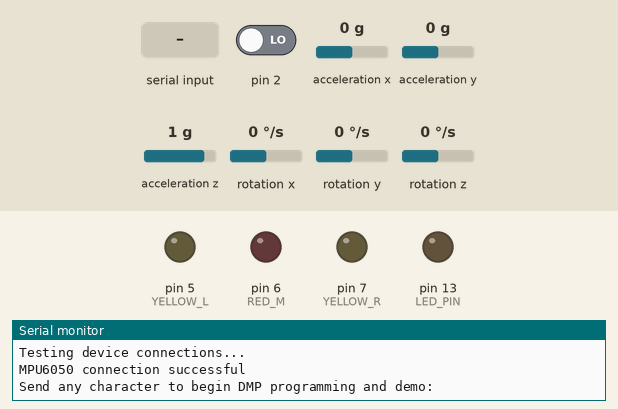
Simulated run of this sketch. Board: Arduino Uno, built with avr-gcc and run on an emulated ATmega328P. Parts: output pins drawn as LEDs (lit = HIGH), the last lines printed to the serial monitor. The test bench sets the inputs (shaded band); at power-on: acceleration y 0 g, acceleration x 0 g, pin 2 LOW, acceleration z 1 g, rotation x 0 °/s, rotation y 0 °/s, rotation z 0 °/s. The sensor or clock chip raises its interrupt line as the real part does.

Above: at 0.9 s.
1.0 s: "1" received over Serial
At 2.7 s:
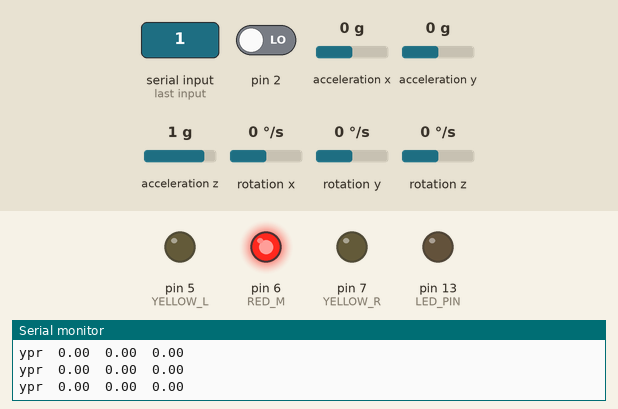
3.0 s: acceleration y set to 0.2 g
6.0 s: acceleration y set to 0.5 g
At 7.0 s:
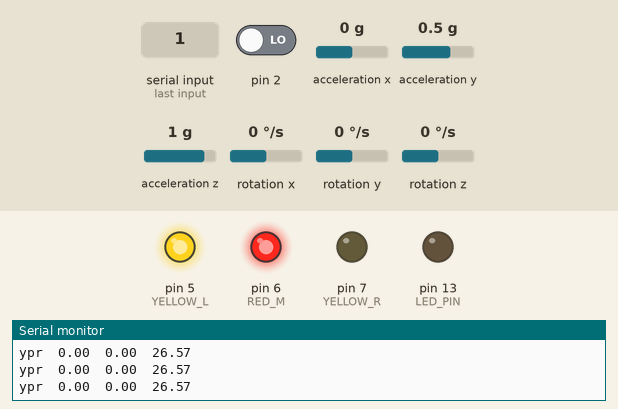
7.5 s: acceleration x set to 0.6 g
9.0 s: acceleration x set to 0.9 g
At 9.3 s:
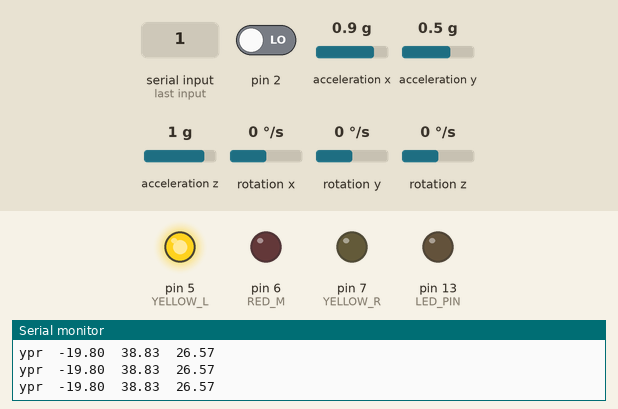
10.5 s: acceleration y set to -1.4 g
At 11.5 s:
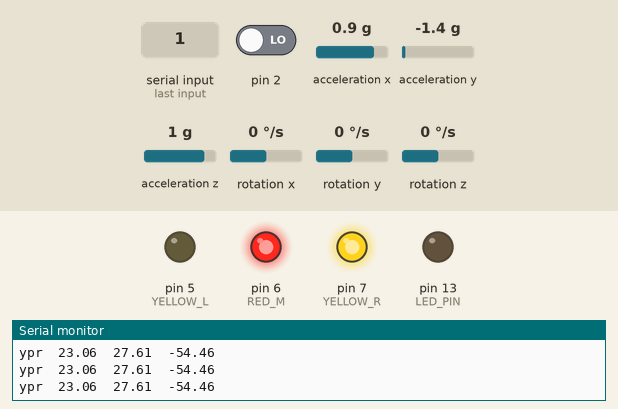
Timing chart, 0 to 13.0 s (numbered marks = the images above; inputs shaded):
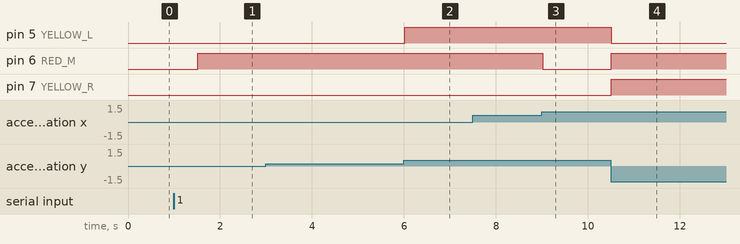

Measured:
- the behaviour switches between 0.3 and 0.4 g on acceleration y (found by bisection; images 1 and 2)
- the behaviour switches between 0.7 and 0.8 g on acceleration x (found by bisection; images 2 and 3)
- after the input at 1.0 s, pin 6 (RED_M): LOW → HIGH after 0.52 s
- after the input at 6.0 s, pin 5 (YELLOW_L): LOW → HIGH at once
- after the input at 9.0 s, pin 6 (RED_M): HIGH → LOW at once
- after the input at 10.5 s, pin 5 (YELLOW_L): HIGH → LOW at once; pin 6 (RED_M), pin 7 (YELLOW_R): LOW → HIGH at once

The sketch:

MPU6050HP.ino
```cpp
#include "I2Cdev.h"

#include "MPU6050_6Axis_MotionApps20.h"
// Arduino Wire library is required if I2Cdev I2CDEV_ARDUINO_WIRE implementation
// is used in I2Cdev.h
#if I2CDEV_IMPLEMENTATION == I2CDEV_ARDUINO_WIRE
	#include "Wire.h"
#endif

MPU6050 mpu;

#define YELLOW_R 7
#define YELLOW_L 5
#define RED_M	6
#define LED_PIN 13 // (Arduino is 13, Teensy is 11, Teensy++ is 6)
bool blinkState = false;

// MPU control/status vars
bool dmpReady = false;  // set true if DMP init was successful
uint8_t mpuIntStatus;   // holds actual interrupt status byte from MPU
uint8_t devStatus;      // return status after each device operation (0 = success, !0 = error)
uint16_t packetSize;    // expected DMP packet size (default is 42 bytes)
uint16_t fifoCount;     // count of all bytes currently in FIFO
uint8_t fifoBuffer[64]; // FIFO storage buffer

// orientation/motion vars
Quaternion q;           // [w, x, y, z]         quaternion container
VectorFloat gravity;    // [x, y, z]            gravity vector
float ypr[3];           // [yaw, pitch, roll]   yaw/pitch/roll container and gravity vector

volatile bool mpuInterrupt = false;     // indicates whether MPU interrupt pin has gone high
void dmpDataReady() {
	mpuInterrupt = true;
}

void setup() {
	// join I2C bus (I2Cdev library doesn't do this automatically)
#if I2CDEV_IMPLEMENTATION == I2CDEV_ARDUINO_WIRE
	Wire.begin();
	TWBR = 24; // 400kHz I2C clock (200kHz if CPU is 8MHz)
#elif I2CDEV_IMPLEMENTATION == I2CDEV_BUILTIN_FASTWIRE
	Fastwire::setup(400, true);
#endif

	// initialize serial communication
	// (115200 chosen because it is required for Teapot Demo output, but it's
	// really up to you depending on your project)
	Serial.begin(115200);
	while (!Serial); // wait for Leonardo enumeration, others continue immediately

	// initialize device
	Serial.println(F("Initializing I2C devices..."));
	mpu.initialize();

	// verify connection
	Serial.println(F("Testing device connections..."));
	Serial.println(mpu.testConnection() ? F("MPU6050 connection successful") : F("MPU6050 connection failed"));

	// wait for ready
	Serial.println(F("\nSend any character to begin DMP programming and demo: "));
	while (Serial.available() && Serial.read()); // empty buffer
	while (!Serial.available());                 // wait for data
	while (Serial.available() && Serial.read()); // empty buffer again

	// load and configure the DMP
	Serial.println(F("Initializing DMP..."));
	devStatus = mpu.dmpInitialize();

	// supply your own gyro offsets here, scaled for min sensitivity
	mpu.setXGyroOffset(220);
	mpu.setYGyroOffset(76);
	mpu.setZGyroOffset(-85);
	mpu.setZAccelOffset(1788); // 1688 factory default for my test chip

	// make sure it worked (returns 0 if so)
	if (devStatus == 0) {
		// turn on the DMP, now that it's ready
		Serial.println(F("Enabling DMP..."));
		mpu.setDMPEnabled(true);

		// enable Arduino interrupt detection
		Serial.println(F("Enabling interrupt detection (Arduino external interrupt 0)..."));
		attachInterrupt(0, dmpDataReady, RISING);
		mpuIntStatus = mpu.getIntStatus();

		// set our DMP Ready flag so the main loop() function knows it's okay to use it
		Serial.println(F("DMP ready! Waiting for first interrupt..."));
		dmpReady = true;

		// get expected DMP packet size for later comparison
		packetSize = mpu.dmpGetFIFOPacketSize();
	}
	else {
		// ERROR!
		// 1 = initial memory load failed
		// 2 = DMP configuration updates failed
		// (if it's going to break, usually the code will be 1)
		Serial.print(F("DMP Initialization failed (code "));
		Serial.print(devStatus);
		Serial.println(F(")"));
	}

	// configure LED for output
	pinMode(LED_PIN, OUTPUT);
	pinMode(YELLOW_L, OUTPUT);
	pinMode(RED_M, OUTPUT);
	pinMode(YELLOW_R, OUTPUT);
}


void loop() {
	// if programming failed, don't try to do anything
	if (!dmpReady) return;

	// wait for MPU interrupt or extra packet(s) available
	while (!mpuInterrupt && fifoCount < packetSize) {
		// other program behavior stuff here
		// .
		// .
		// .
		// if you are really paranoid you can frequently test in between other
		// stuff to see if mpuInterrupt is true, and if so, "break;" from the
		// while() loop to immediately process the MPU data
		// .
		// .
		// .
	}

	// reset interrupt flag and get INT_STATUS byte
	mpuInterrupt = false;
	mpuIntStatus = mpu.getIntStatus();

	// get current FIFO count
	fifoCount = mpu.getFIFOCount();

	// check for overflow (this should never happen unless our code is too inefficient)
	if ((mpuIntStatus & 0x10) || fifoCount == 1024) {
		// reset so we can continue cleanly
		mpu.resetFIFO();
		Serial.println(F("FIFO overflow!"));

		// otherwise, check for DMP data ready interrupt (this should happen frequently)
	}
	else if (mpuIntStatus & 0x02) {
		// wait for correct available data length, should be a VERY short wait
		while (fifoCount < packetSize) fifoCount = mpu.getFIFOCount();

		// read a packet from FIFO
		mpu.getFIFOBytes(fifoBuffer, packetSize);

		// track FIFO count here in case there is > 1 packet available
		// (this lets us immediately read more without waiting for an interrupt)
		fifoCount -= packetSize;


		// put your main code here, to run repeatedly:
		mpu.dmpGetQuaternion(&q, fifoBuffer);
		mpu.dmpGetGravity(&gravity, &q);
		mpu.dmpGetYawPitchRoll(ypr, &q, &gravity);
		Serial.print("ypr\t");
		Serial.print(ypr[0] * 180 / M_PI);
		Serial.print("\t");
		Serial.print(ypr[1] * 180 / M_PI);
		Serial.print("\t");
		Serial.println(ypr[2] * 180 / M_PI);
		if (ypr[1] * 180 / M_PI < 35) {
			digitalWrite(RED_M, HIGH);
		}
		else{
			digitalWrite(RED_M, LOW);
		}
		if (ypr[2] * 180 / M_PI > 20) {
			digitalWrite(YELLOW_L, HIGH);
		}
		else{
			digitalWrite(YELLOW_L, LOW);
		}
		if (ypr[2] * 180 / M_PI <-20) {
			digitalWrite(YELLOW_R, HIGH);
		}
		else{
			digitalWrite(YELLOW_R, LOW);
		}


	}

}
```
